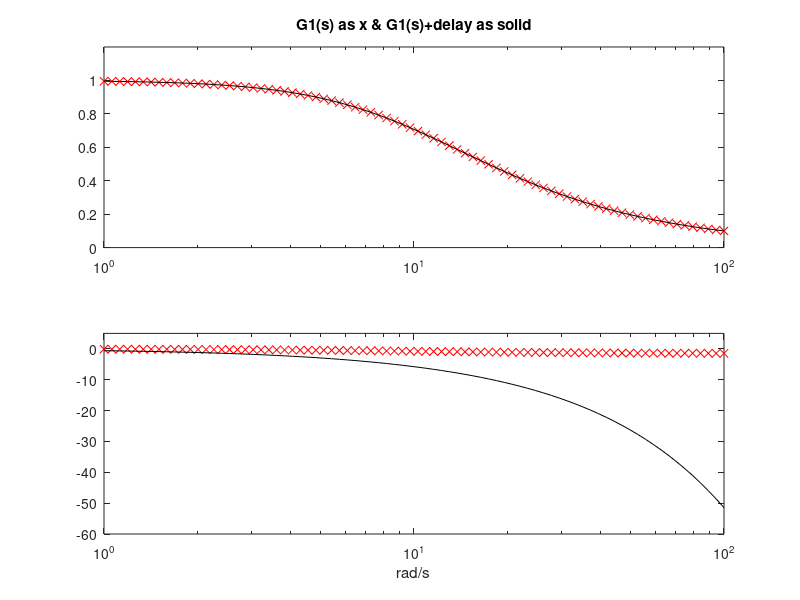

Write MATLAB code to recreate this figure.
% Transfer function + delay, for study: frequency response (Bode diagram)
%case 1d
Td=0.5; %pure delay in seconds
% continuous time transfer function:
num1Ns=10; den1Ns=[1 10]; %G1(s)=10/(s+10)

%frequency response
wr=logspace(0,2,80); %frequency values for response (rad/s)
H1Ns=freqs(num1Ns,den1Ns,wr); %G1(s) frequency response
H1Nsd=H1Ns.*exp(-j*Td*wr); %adding delay to G1(s)
subplot(2,1,1)
semilogx(wr,abs(H1Ns),'xr'); hold on;
semilogx(wr,abs(H1Nsd),'k'); hold on;
title('G1(s) as x & G1(s)+delay as solid');
axis([1 100 0 1.2]);
subplot(2,1,2)
semilogx(wr,angle(H1Ns),'xr'); hold on;
semilogx(wr,unwrap(angle(H1Nsd)),'k'); hold on;
xlabel('rad/s')
axis([1 100 -60 5]);
